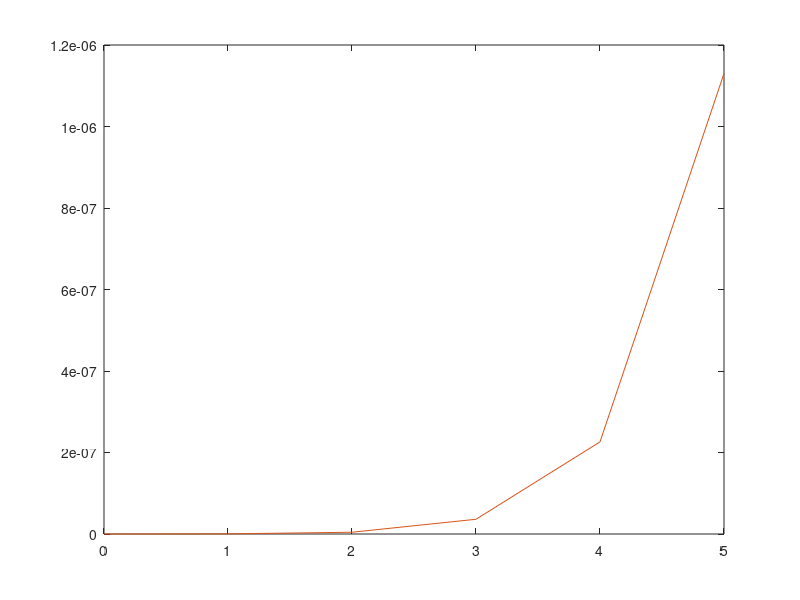

MATLAB code for this plot:
p = input("Enter p <= 0.05: ");
n = input("Enter n >= 30: ");

k = 0 : n;
plot(k, binopdf(k, n, p), k, poisspdf(k, n*p));

